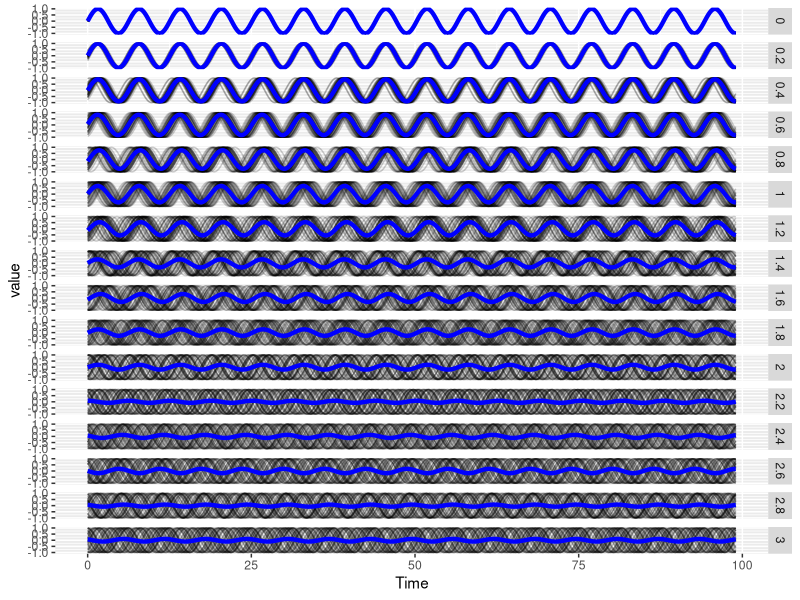
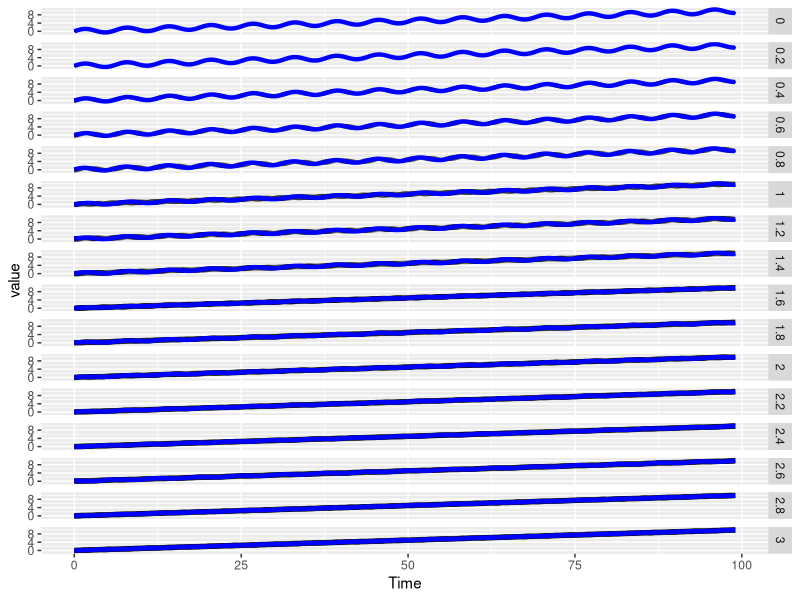
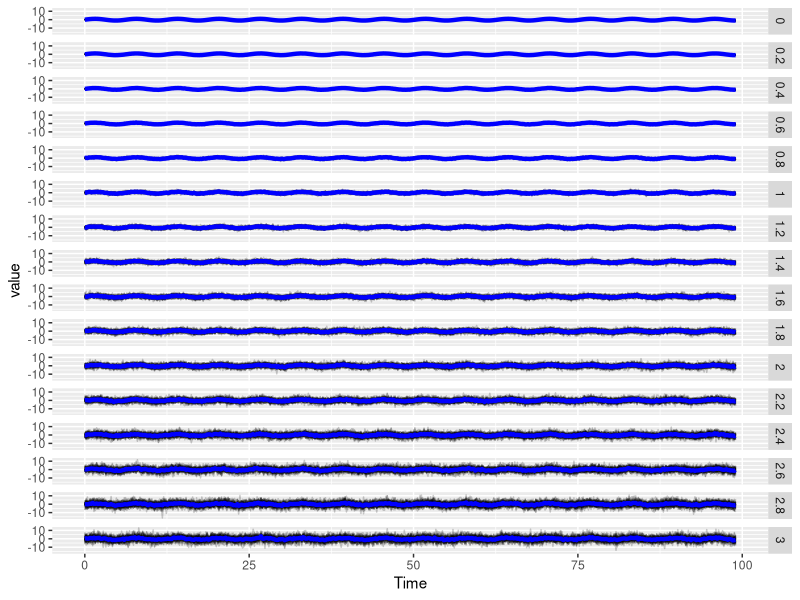

R code for these plots, in order: (Note: a time limit stopped this script after it produced the figures.)
## ---- chunk 1
knitr::opts_chunk$set(cache=TRUE)
## ---- chunk 2
dist_mean <- function(data, condition, tcol, measure, label, return.mean = F){
  # data: a data table containing trajectories and conditions
  # condition: column name that fully define an experimental condition, thus a set of trajectories analyzed together
  # tcol: time column name
  # measure: column name with quantity of interest
  # label: column name with label of individual objects in each condition (cell label)
  
  require(data.table)
  # 1) Get mean trajectory for each condition
  means <- data[, .(Average = mean(get(measure))), by = c(condition, tcol)]
  dat <- merge(data[, c(condition, label, tcol, measure), with = F], means, by = c(condition, tcol))
  
  # 2) Euclidean distance between each trajectory and the mean one
  distances <- dat[, .(sq_dist = (get(measure) - Average)^2) , by = c(condition, label)]
  euclid <- distances[, .(euclid_to_mean = sqrt(sum(sq_dist))), by = c(condition, label)]
  
  if(return.mean){
    return(list(means = means, euclid = euclid))
  } else {
    return(euclid)
  }
}


rollex <- function(x, k = 5){
  # Extended rolling mean, fill the extremeties with linear approximation
  require(zoo)
  roll <- rollmean(x, k, na.pad = T)
  NonNAindex <- which(!is.na(roll))
  fst <- min(NonNAindex)
  lst <- max(NonNAindex)
  
  # Left and Right slopes
  lslope <- (roll[fst + 1] - roll[fst]) / 2
  rslope <- (roll[lst] - roll[lst - 1]) / 2
  
  # Replace NAs generated by roll with approx
  for(i in 1:(fst-1)){
    roll[i] <- roll[fst] + lslope * (i - fst) 
  }
  for(i in (lst+1):length(roll)){
    roll[i] <- roll[lst] + rslope * (i - lst) 
  }
  return(roll)
}


clip <- function(x, y){
  # Take two numeric vectors of same length, set x to 1 when above y and x to 0 when below y
  return(ifelse(x >= y, 1, 0))
}


wrap_clip <- function(x, k = 5){
  return(clip(x, rollex(x, k)))
}


overlap <- function(x, y){
  # How often do 2 clipped time series have the same value?
  temp <- ifelse(x==y,1,0)
  return(sum(temp)/length(temp))
}


sim_phase_shifted <- function(n, noise, freq = 1, end = 100, return.wide = F){
  # A fucntion to simulate a population of n noisy sinusoidals that are phase shifted
  # n: number of sinusoids
  # freq: sampling rate (in time unit)
  # noise: standard deviation phaseshift
  # end: end time of simulations
  # return.wide: returns data in wide or long format
  
  require(data.table)
  # If sampling rate < 1, adjust end such that seq(from, to, by) re
  
  # Create a matrix of shifted times 
  tvec <- seq(0, end-1, by = freq)
  time_matrix <- matrix(tvec, nrow = length(tvec), ncol = n)
  shifts <- rnorm(n, 0, noise)
  shifts <- matrix(shifts, nrow = length(tvec), ncol = n, byrow = T)
  time_matrix <- time_matrix + shifts

  # Replace each shifted time by it sine function
  sins <- sin(time_matrix)
  
  # Go to data.table
  sins <- as.data.table(sins)
  sins <- cbind(seq(0, end-1, by = freq), sins)
  colnames(sins)[1] <- "Time"
  if(return.wide){
    return(sins)  
  }
  
  # Format long data table
  sins <- melt(sins, id.vars = "Time")
  return(sins)
}


sim_phase_shifted_with_fixed_trend <- function(n, noise, slope, freq = 1, end = 100){
  # Add a trend, i.e. a linear increase or decrease, to simulations
  # See sim_phase_shifted for arguments. Slope indicates the slope of the trend (change of mean value per unit of time)
  
  sins <- sim_phase_shifted(n, noise, freq, end, return.wide = F)
  trend_vec <- unique(sins$Time)
  trend_vec <- trend_vec * slope
  sins[, value := value + trend_vec, by = .(variable)]
  return(sins)
}


sim_noisy_amplitude <- function(n, noise, freq = 1, end = 100, return.wide = F){
  # Create a matrix of times and noise
  tvec <- seq(0, end-1, by = freq)
  time_matrix <- matrix(tvec, nrow = length(tvec), ncol = n)
  noise_matrix <- replicate(n, rnorm(length(tvec), 0, noise))
  
  # Replace each shifted time by it sine function and add white noise
  sins <- sin(time_matrix)
  sins <- sins + noise_matrix
  
  # Go to data.table
  sins <- as.data.table(sins)
  sins <- cbind(seq(0, end-1, by = freq), sins)
  colnames(sins)[1] <- "Time"
  if(return.wide){
    return(sins)  
  }
  
  # Format long data table
  sins <- melt(sins, id.vars = "Time")
  return(sins)
}


multi_sims <- function(type, noises, ...){
  # /!\ not optimized, growing data table
  # Generate multiple simulations of the indicated type.
  # noises: numeric vector with noise value, DO NOT PASS 0, as it is already used to initialize the output
  # ps: phase shifted
  # pst: phase shifted with linear trend
  # na: noisy amplitude
  
  if(!(type %in% c("ps", "pst", "na"))){
    stop("type must be one of c('ps', 'pst', 'na')")
  }
  
  # Initialize data.table with no noise
  if(type == "ps"){multi_sim <- sim_phase_shifted(noise = 0, ...)}
  else if(type == "pst"){multi_sim <- sim_phase_shifted_with_fixed_trend(noise = 0, ...)}
  else if(type == "na"){multi_sim <- sim_noisy_amplitude(noise = 0, ...)}
  
  multi_sim$noise <- 0
  for(noise in noises){
    if(type == "ps"){temp <- sim_phase_shifted(noise = noise, ...)}
    else if(type == "pst"){temp <- sim_phase_shifted_with_fixed_trend(noise = noise, ...)}
    else if(type == "na"){temp <- sim_noisy_amplitude(noise = noise, ...)}
    temp$noise <- noise
    multi_sim <- rbind(multi_sim, temp)
  }
  return(multi_sim)
}


plot_sim <- function(data, x = "Time", y = "value", group = "variable", use.facet = T, facet = "noise", alpha = 0.2){
  require(ggplot2)
  p <- ggplot(data, aes_string(x = x, y = y)) + geom_line(aes_string(group = group), alpha = alpha)
  p <- p + stat_summary(fun.y=mean, geom="line", colour = "blue", size = 1.5)
  if(use.facet){
    p <- p + facet_grid(as.formula(paste(facet, "~ .")))
  }
  p
}


all_pairwise_stats <- function(data, condition, label, measure, k_roll_mean = 5){
  # Compute all pairwise measures: overlap_clipping and correlations (Pearson, Spearman, Kendall)
  # The clipping of trajectories is performed as first step
  
  # data: a data table containing CLIPPED trajectories
  # condition: column name that fully define an experimental condition; MUST BE INTEGERS, NUMERIC, FACTOR OR CHARACTERS
  # measure: column name with clipped trajectories
  # label: column name with label of individual objects in each condition (cell label); LABELS MUST BE INTEGERS, NUMERIC, FACTOR OR CHARACTERS
  
  if(!(class(data[,get(condition)]) %in% c("integer", "numeric", "character", "factor"))){
    stop("Column 'condition' must be integer, numeric, factor or character.")
  }
  if(!(class(data[,get(label)]) %in% c("integer", "numeric", "character", "factor"))){
    stop("Column 'label' must be integer, numeric, factor or character.")
  }
  
  require(data.table)
  setkeyv(data, c(condition, label))
  
  # Perform clipping
  ClipData <- data[, .(clip_measure = wrap_clip(get(measure), k = k_roll_mean)), by = c(condition, label)]
  setkeyv(ClipData, c(condition, label))
  
  # Number of rows for data table initialization, sum of number of pairs in each condition
  nber_row <- 0
  for(i in unique(data[, get(condition)])){
    nber_row <- nber_row + choose(length(unique(data[.(i), get(label)])), 2)
  }

  
  # One row = one pair in one condition; set column types according to input types
  out <- data.table(matrix(ncol = 7, nrow = nber_row))
  colnames(out) <- c(condition, "Label1", "Label2", "Overlap", "Pearson", "Spearman", "Kendall")
  if(class(data[,get(condition)]) == "integer"){out[[condition]] <- as.integer(out[[condition]])}
  else if(class(data[,get(condition)]) == "numeric"){out[[condition]] <- as.numeric(out[[condition]])}
  else if(class(data[,get(condition)]) == "character"){out[[condition]] <- as.character(out[[condition]])}
  else if(class(data[,get(condition)]) == "factor"){out[[condition]] <- as.factor(out[[condition]])}
  
  
  if(class(data[,get(label)]) == "integer"){
    out[, Label1 := as.integer(Label1)]
    out[, Label2 := as.integer(Label2)]
  }
  else if(class(data[,get(label)]) == "numeric"){
    out[, Label1 := as.numeric(Label1)]
    out[, Label2 := as.numeric(Label2)]
  }
  else if(class(data[,get(label)]) == "character"){
    out[, Label1 := as.character(Label1)]
    out[, Label2 := as.character(Label2)]
  }
  else if(class(data[,get(label)]) == "factor"){
    out[, Label1 := as.factor(Label1)]
    out[, Label2 := as.factor(Label2)]
  }
  
  
  out[, Overlap := as.numeric(Overlap)]
  out[, Pearson := as.numeric(Pearson)]
  out[, Spearman := as.numeric(Spearman)]
  out[, Kendall := as.numeric(Kendall)]
  
  curr_row <- 1L
  # Loop condition
  for(i in unique(data[, get(condition)])){
    labels <- unique(data[.(i), get(label)])
    # Loop 1st label
    for(j in 1:(length(labels)-1)){
      # Loop 2nd label
      for(k in (j+1):length(labels)){
        set(out, curr_row, 1L, i)
        set(out, curr_row, 2L, labels[j])
        set(out, curr_row, 3L, labels[k])
        # /!\ use clip data for overlap
        set(out, curr_row, 4L, overlap(ClipData[.(i, labels[j]), clip_measure], ClipData[.(i, labels[k]), clip_measure]))
        set(out, curr_row, 5L, cor(data[.(i, labels[j]), get(measure)], data[.(i, labels[k]), get(measure)], method ="pearson"))
        set(out, curr_row, 6L, cor(data[.(i, labels[j]), get(measure)], data[.(i, labels[k]), get(measure)], method ="spearman"))
        set(out, curr_row, 7L, cor(data[.(i, labels[j]), get(measure)], data[.(i, labels[k]), get(measure)], method ="kendall"))
        curr_row <- curr_row + 1L
      }
    }
  }
  return(out)
}
## ---- chunk 3
n <- 50 # number of trajectories per noise level
noises <- seq(0.2, 3, 0.2)
freq <- 0.2 # compute sinus every 0.2 time unit

# Phase shifted
ps <- multi_sims(type = "ps", noises = noises, n = n, freq = freq)
ps
# Phase shifted with trend
pst <- multi_sims(type = "pst", noises = noises, n = n, slope = 0.1, freq = freq)
# Amplitude noise
na <- multi_sims(type = "na", noises = noises, n = n, freq = freq)

plot_sim(ps)
plot_sim(pst)
plot_sim(na)
## ---- chunk 4

cond <- "noise"
ti <- "Time"
mea <- "value"
lab <- "variable"

ps_mean <- dist_mean(data = ps, condition = cond, tcol = ti, measure = mea, label = lab, return.mean = F)
ps_mean
pst_mean <- dist_mean(data = pst, condition = cond, tcol = ti, measure = mea, label = lab, return.mean = F)
na_mean <- dist_mean(data = na, condition = cond, tcol = ti, measure = mea, label = lab, return.mean = F)
## ---- chunk 5
ps_pw <- all_pairwise_stats(data = ps, condition = cond, label = lab, measure = mea, k_roll_mean = 5)
ps_pw
pst_pw <- all_pairwise_stats(data = pst, condition = cond, label = lab, measure = mea, k_roll_mean = 5)
na_pw <- all_pairwise_stats(data = na, condition = cond, label = lab, measure = mea, k_roll_mean = 5)
## ---- chunk 6
library(ggplot2)
library(gridExtra)

theme_update(plot.title = element_text(hjust = 0.5), text = element_text(size=15))

# Euclidean to Mean
p1 <- ggplot(ps_mean, aes(x= noise, y = euclid_to_mean)) + geom_boxplot(aes(group = noise)) + ggtitle("Phase Shifted")
p2 <- ggplot(pst_mean, aes(x= noise, y = euclid_to_mean)) + geom_boxplot(aes(group = noise)) + ggtitle("Phase Shifted with Trend")
p3 <- ggplot(na_mean, aes(x= noise, y = euclid_to_mean)) + geom_boxplot(aes(group = noise)) + ggtitle("Noisy Amplitude")
grid.arrange(p1, p2, p3, ncol = 3)
## ---- chunk 7
# Overlap
p1 <- ggplot(ps_pw, aes(x = noise, y = Overlap)) + geom_boxplot(aes(group = noise)) + ggtitle("Phase Shifted") + scale_y_continuous(limits = c(0,1))
p2 <- ggplot(pst_pw, aes(x = noise, y = Overlap)) + geom_boxplot(aes(group = noise)) + ggtitle("Phase Shifted with Trend") + scale_y_continuous(limits = c(0,1))
p3 <- ggplot(na_pw, aes(x = noise, y = Overlap)) + geom_boxplot(aes(group = noise)) + ggtitle("Noisy Amplitude") + scale_y_continuous(limits = c(0,1))
grid.arrange(p1, p2, p3, ncol = 3)
## ---- chunk 8
p1 <- ggplot(ps_pw, aes(x = noise, y = Pearson)) + geom_boxplot(aes(group = noise)) + ggtitle("Phase Shifted") + scale_y_continuous(limits = c(-1,1))
p2 <- ggplot(pst_pw, aes(x = noise, y = Pearson)) + geom_boxplot(aes(group = noise)) + ggtitle("Phase Shifted with Trend") + scale_y_continuous(limits = c(-1,1))
p3 <- ggplot(na_pw, aes(x = noise, y = Pearson)) + geom_boxplot(aes(group = noise)) + ggtitle("Noisy Amplitude") + scale_y_continuous(limits = c(-1,1))
grid.arrange(p1, p2, p3, ncol = 3)
## ---- chunk 9
p1 <- ggplot(ps_pw, aes(x = noise, y = Spearman)) + geom_boxplot(aes(group = noise)) + ggtitle("Phase Shifted") + scale_y_continuous(limits = c(-1,1))
p2 <- ggplot(pst_pw, aes(x = noise, y = Spearman)) + geom_boxplot(aes(group = noise)) + ggtitle("Phase Shifted with Trend") + scale_y_continuous(limits = c(-1,1))
p3 <- ggplot(na_pw, aes(x = noise, y = Spearman)) + geom_boxplot(aes(group = noise)) + ggtitle("Noisy Amplitude") + scale_y_continuous(limits = c(-1,1))
grid.arrange(p1, p2, p3, ncol = 3)
## ---- chunk 10
p1 <- ggplot(ps_pw, aes(x = noise, y = Kendall)) + geom_boxplot(aes(group = noise)) + ggtitle("Phase Shifted") + scale_y_continuous(limits = c(-1,1))
p2 <- ggplot(pst_pw, aes(x = noise, y = Kendall)) + geom_boxplot(aes(group = noise)) + ggtitle("Phase Shifted with Trend") + scale_y_continuous(limits = c(-1,1))
p3 <- ggplot(na_pw, aes(x = noise, y = Kendall)) + geom_boxplot(aes(group = noise)) + ggtitle("Noisy Amplitude") + scale_y_continuous(limits = c(-1,1))
grid.arrange(p1, p2, p3, ncol = 3)
## ---- chunk 11
cor(ps_pw[, 4:7])
cor(pst_pw[, 4:7])
cor(na_pw[, 4:7])
## ---- chunk 12
ps_pw[noise !=0 , .(p.val.pears = t.test(Pearson)$p.value,
                    p.val.spear = t.test(Spearman)$p.value,
                    p.val.kenda = t.test(Kendall)$p.value,
                    p.val.ovrlp = t.test(Overlap, mu = 0.5)$p.value), by = noise]

pst_pw[noise !=0 , .(p.val.pears = t.test(Pearson)$p.value,
                    p.val.spear = t.test(Spearman)$p.value,
                    p.val.kenda = t.test(Kendall)$p.value,
                    p.val.ovrlp = t.test(Overlap, mu = 0.5)$p.value), by = noise]

na_pw[noise !=0 , .(p.val.pears = t.test(Pearson)$p.value,
                    p.val.spear = t.test(Spearman)$p.value,
                    p.val.kenda = t.test(Kendall)$p.value,
                    p.val.ovrlp = t.test(Overlap, mu = 0.5)$p.value), by = noise]
